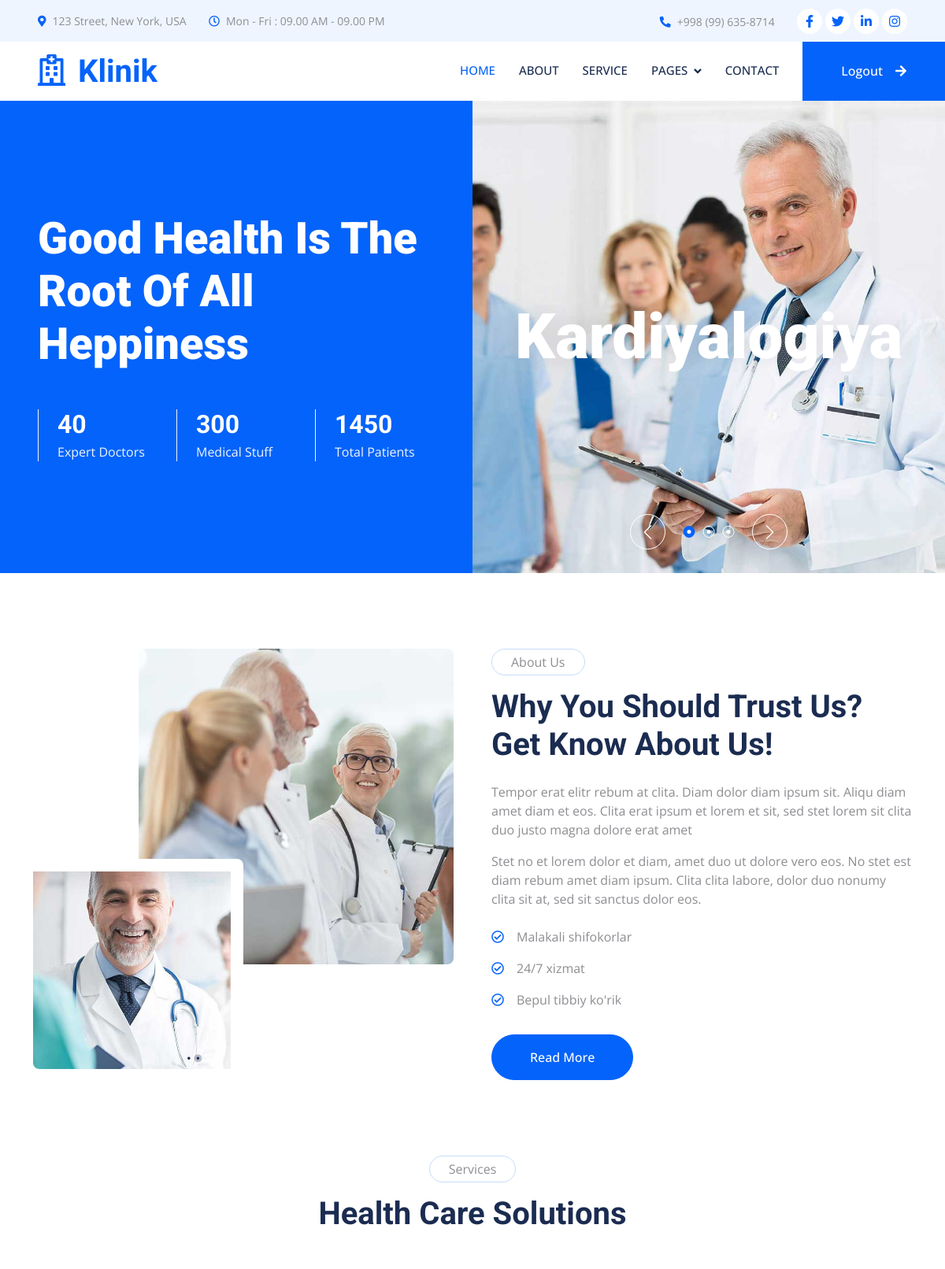
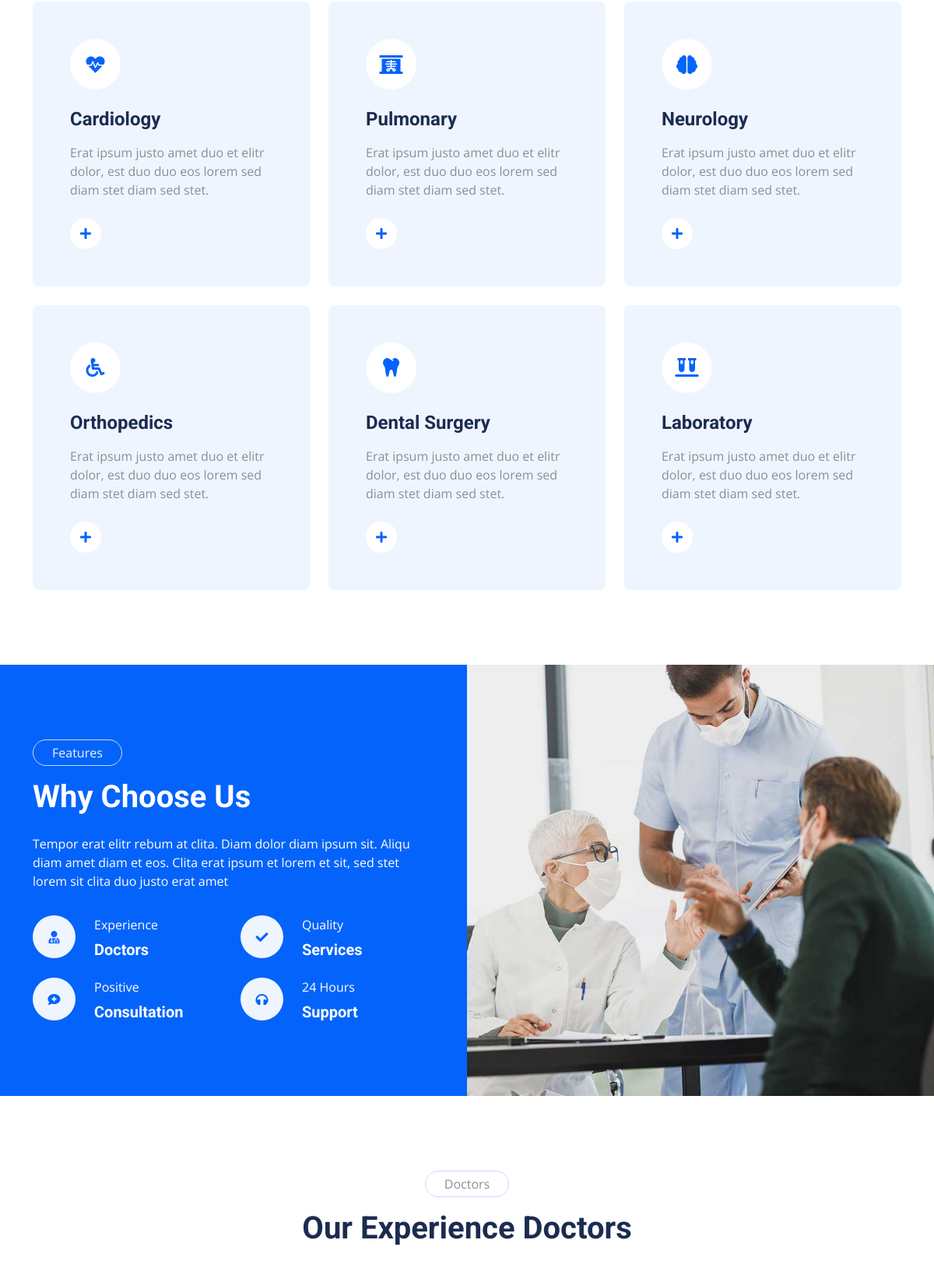
The app's page / (signed in, upper part) with its own data (2 pictures, top to bottom).
### home/models.py (models this page shows, shortened)
class Statics(models.Model):
    expert_doctors = models.PositiveIntegerField()
    medical_stuff = models.PositiveIntegerField()
    patients = models.PositiveIntegerField()

class Album_home(models.Model): #bajarildi
    image_name = models.CharField(max_length=78)
    image = models.ImageField(upload_to='home_album/images/')

class About_Us(models.Model):
    text = models.TextField()

class Services(models.Model):
    icon = models.CharField(max_length=50)
    title = models.CharField(max_length=100)
    about = models.TextField()
    more = models.URLField(blank=True, null=True)

class Features(models.Model):
    icon = models.CharField(max_length=45)
    title = models.CharField(max_length=120)
    name = models.CharField(max_length=120)

### home/views.py (the view, shortened to what this page needs)
# urls.py: 2. Add a URL to urlpatterns:  path('', views.home, name='home')
def home(request):  # Asosiy page uchun
    if request.user.is_authenticated:
        data = {
            "Statics": Statics.objects.all(),
            "albums": Album_home.objects.all(),
            "about_us": About_Us.objects.all(),
            "services": Services.objects.all(),
            "features": Features.objects.all(),
            'teams': Doctors.objects.all(),
            "testimonials": Testimonial.objects.all()
        }
        return render(request, "index.html", data)
    else:
        return redirect("/login/")

### Templates/index.html (shortened to what this page needs)
<!DOCTYPE html>
{% load static %}
<html lang="en">
<head>
    <link href="https://cdnjs.cloudflare.com/ajax/libs/font-awesome/5.10.0/css/all.min.css" rel="stylesheet">
    <link href="https://cdn.jsdelivr.net/npm/bootstrap-icons@1.4.1/font/bootstrap-icons.css" rel="stylesheet">
    <link href="{% static 'lib/animate/animate.min.css' %}" rel="stylesheet">
    <link href="{% static 'lib/owlcarousel/assets/owl.carousel.min.css' %}" rel="stylesheet">
    <link href="{% static 'lib/tempusdominus/css/tempusdominus-bootstrap-4.min.css' %}" rel="stylesheet" />
    <link href="{% static 'css/bootstrap.min.css' %}" rel="stylesheet">
    <link href="{% static 'css/style.css' %}" rel="stylesheet">
</head>
<body>
    <div class="container-fluid bg-light p-0 wow fadeIn" data-wow-delay="0.1s">
        <div class="row gx-0 d-none d-lg-flex">
            <div class="col-lg-7 px-5 text-start">
                <div class="h-100 d-inline-flex align-items-center py-3 me-4">
                    <small class="fa fa-map-marker-alt text-primary me-2"></small>
                    <small>123 Street, New York, USA</small>
                </div>
                <div class="h-100 d-inline-flex align-items-center py-3">
                    <small class="far fa-clock text-primary me-2"></small>
                    <small>Mon - Fri : 09.00 AM - 09.00 PM</small>
                </div>
            </div>
            <div class="col-lg-5 px-5 text-end">
                <div class="h-100 d-inline-flex align-items-center py-3 me-4">
                    <small class="fa fa-phone-alt text-primary me-2"></small>
                    <small>+998 (99) 635-8714</small>
                </div>
                <div class="h-100 d-inline-flex align-items-center">
                    <a class="btn btn-sm-square rounded-circle bg-white text-primary me-1" href="https://www.facebook.com/asadbekabdubannopov1"><i class="fab fa-facebook-f"></i></a>
                    <a class="btn btn-sm-square rounded-circle bg-white text-primary me-1" href="https://twitter.com/ituzbot"><i class="fab fa-twitter"></i></a>
                    <a class="btn btn-sm-square rounded-circle bg-white text-primary me-1" href="https://www.linkedin.com/in/asadbek-abdubannopov-86081927b/"><i class="fab fa-linkedin-in"></i></a>
                    <a class="btn btn-sm-square rounded-circle bg-white text-primary me-0" href="https://www.instagram.com/__asadbek_7/"><i class="fab fa-instagram"></i></a>
                </div>
            </div>
        </div>
    </div>
    <nav class="navbar navbar-expand-lg bg-white navbar-light sticky-top p-0 wow fadeIn" data-wow-delay="0.1s">
        <a href="index.html" class="navbar-brand d-flex align-items-center px-4 px-lg-5">
            <h1 class="m-0 text-primary"><i class="far fa-hospital me-3"></i>Klinik</h1>
        </a>
        <div class="collapse navbar-collapse" id="navbarCollapse">
            <div class="navbar-nav ms-auto p-4 p-lg-0">
                <a href="{% url 'home' %}" class="nav-item nav-link active">Home</a>
                <a href="{% url 'about' %}" class="nav-item nav-link">About</a>
                <a href="{% url 'service' %}" class="nav-item nav-link">Service</a>
                <div class="nav-item dropdown">
                    <a href="#" class="nav-link dropdown-toggle" data-bs-toggle="dropdown">Pages</a>
                </div>
                <a href="{% url 'contact' %}" class="nav-item nav-link">Contact</a>
            </div>
            {% if user.is_authenticated%}
            <a href="{% url 'logout' %}" class="btn btn-primary rounded-0 py-4 px-lg-5 d-none d-lg-block">Logout<i class="fa fa-arrow-right ms-3"></i></a>
            {% else %}
            <a href="{% url 'login' %}" class="btn btn-primary rounded-0 py-4 px-lg-5 d-none d-lg-block">Login<i class="fa fa-arrow-right ms-3"></i></a>
            {% endif %}
        </div>
    </nav>
    <div class="container-fluid header bg-primary p-0 mb-5">
        <div class="row g-0 align-items-center flex-column-reverse flex-lg-row">
            <div class="col-lg-6 p-5 wow fadeIn" data-wow-delay="0.1s">
                <h1 class="display-4 text-white mb-5">Good Health Is The Root Of All Heppiness</h1>
                <div class="row g-4">
                    {% for statics in Statics %}
                    <div class="col-sm-4">
                        <div class="border-start border-light ps-4">
                            <h2 class="text-white mb-1" data-toggle="counter-up">{{statics.expert_doctors}}</h2>
                            <p class="text-light mb-0">Expert Doctors</p>
                        </div>
                    </div>
                    <div class="col-sm-4">
                        <div class="border-start border-light ps-4">
                            <h2 class="text-white mb-1" data-toggle="counter-up">{{statics.medical_stuff}}</h2>
                            <p class="text-light mb-0">Medical Stuff</p>
                        </div>
                    </div>
                    <div class="col-sm-4">
                        <div class="border-start border-light ps-4">
                            <h2 class="text-white mb-1" data-toggle="counter-up">{{statics.patients}}</h2>
                            <p class="text-light mb-0">Total Patients</p>
                        </div>
                    </div>
                    {% endfor %}
                </div>
            </div>
            <div class="col-lg-6 wow fadeIn" data-wow-delay="0.5s">
                <div class="owl-carousel header-carousel">
                    {% for album in albums %}
                    <div class="owl-carousel-item position-relative">
                        <img class="img-fluid" src="{{album.image.url}}" alt="">
                        <div class="owl-carousel-text">
                            <h1 class="display-1 text-white mb-0">{{album.image_name}}</h1>
                        </div>
                    </div>
                    {% endfor %}
                </div>
            </div>
        </div>
    </div>
    <div class="container-xxl py-5">
        <div class="container">
            <div class="row g-5">
                <div class="col-lg-6 wow fadeIn" data-wow-delay="0.1s">
                    <div class="d-flex flex-column">
                        <img class="img-fluid rounded w-75 align-self-end" src="{% static 'img/about-1.jpg' %}" alt="">
                        <img class="img-fluid rounded w-50 bg-white pt-3 pe-3" src="{% static 'img/about-2.jpg' %}" alt="" style="margin-top: -25%;">
                    </div>
                </div>
                <div class="col-lg-6 wow fadeIn" data-wow-delay="0.5s">
                    <p class="d-inline-block border rounded-pill py-1 px-4">About Us</p>
                    <h1 class="mb-4">Why You Should Trust Us? Get Know About Us!</h1>
                    <p>Tempor erat elitr rebum at clita. Diam dolor diam ipsum sit. Aliqu diam amet diam et eos. Clita erat ipsum et lorem et sit, sed stet lorem sit clita duo justo magna dolore erat amet</p>
                    <p class="mb-4">Stet no et lorem dolor et diam, amet duo ut dolore vero eos. No stet est diam rebum amet diam ipsum. Clita clita labore, dolor duo nonumy clita sit at, sed sit sanctus dolor eos.</p>
                    {% for about in about_us %}
                    <p><i class="far fa-check-circle text-primary me-3"></i>{{about.text}}</p>
                    {% endfor %}
                    <a class="btn btn-primary rounded-pill py-3 px-5 mt-3" href="">Read More</a>
                </div>
            </div>
        </div>
    </div>
    <div class="container-xxl py-5">
        <div class="container">
            <div class="text-center mx-auto mb-5 wow fadeInUp" data-wow-delay="0.1s" style="max-width: 600px;">
                <p class="d-inline-block border rounded-pill py-1 px-4">Services</p>
                <h1>Health Care Solutions</h1>
            </div>
            <div class="row g-4">
                {% for service in services %}
                <div class="col-lg-4 col-md-6 wow fadeInUp" data-wow-delay="0.1s">
                    <div class="service-item bg-light rounded h-100 p-5">
                        <div class="d-inline-flex align-items-center justify-content-center bg-white rounded-circle mb-4" style="width: 65px; height: 65px;">
                            <i class="fa {{service.icon}} text-primary fs-4"></i>
                        </div>
                        <h4 class="mb-3">{{service.title}}</h4>
                        <p class="mb-4">{{service.about}}</p>
                        <a class="btn" href="{{service.more}}"><i class="fa fa-plus text-primary me-3"></i>Read More</a>
                    </div>
                </div>
                {% endfor %}
            </div>
        </div>
    </div>
    <div class="container-fluid bg-primary overflow-hidden my-5 px-lg-0">
        <div class="container feature px-lg-0">
            <div class="row g-0 mx-lg-0">
                <div class="col-lg-6 feature-text py-5 wow fadeIn" data-wow-delay="0.1s">
                    <div class="p-lg-5 ps-lg-0">
                        <p class="d-inline-block border rounded-pill text-light py-1 px-4">Features</p>
                        <h1 class="text-white mb-4">Why Choose Us</h1>
                        <p class="text-white mb-4 pb-2">Tempor erat elitr rebum at clita. Diam dolor diam ipsum sit. Aliqu diam amet diam et eos. Clita erat ipsum et lorem et sit, sed stet lorem sit clita duo justo erat amet</p>
                        <div class="row g-4">
                            {% for feature in features %}
                            <div class="col-6">
                                <div class="d-flex align-items-center">
                                    <div class="d-flex flex-shrink-0 align-items-center justify-content-center rounded-circle bg-light" style="width: 55px; height: 55px;">
                                        <i class="fa {{feature.icon}} text-primary"></i>
                                    </div>
                                    <div class="ms-4">
                                        <p class="text-white mb-2">{{feature.title}}</p>
                                        <h5 class="text-white mb-0">{{feature.name}}</h5>
                                    </div>
                                </div>
                            </div>
                            {% endfor %}
                        </div>
                    </div>
                </div>
                <div class="col-lg-6 pe-lg-0 wow fadeIn" data-wow-delay="0.5s" style="min-height: 400px;">
                    <div class="position-relative h-100">
                        <img class="position-absolute img-fluid w-100 h-100" src="{% static 'img/feature.jpg' %}" style="object-fit: cover;" alt="">
                    </div>
                </div>
            </div>
        </div>
    </div>
    <div class="container-xxl py-5">
        <div class="container">
            <div class="text-center mx-auto mb-5 wow fadeInUp" data-wow-delay="0.1s" style="max-width: 600px;">
                <p class="d-inline-block border rounded-pill py-1 px-4">Doctors</p>
                <h1>Our Experience Doctors</h1>
            </div>
            <div class="row g-4">
            </div>
        </div>
    </div>
</body>
</html>

### static/css/style.css (style rules this page uses)
:root { --primary: #0463FA; --light: #EFF5FF; --dark: #1B2C51; }
.btn { font-weight: 500; transition: .5s; }
.btn.btn-primary, .btn.btn-secondary { color: #FFFFFF; }
.btn-sm-square { width: 32px; height: 32px; }
.btn-square, .btn-sm-square, .btn-lg-square { padding: 0; display: flex; align-items: center; justify-content: center; font-weight: normal; }
.navbar .dropdown-toggle::after { border: none; content: "\f107"; font-family: "Font Awesome 5 Free"; font-weight: 900; vertical-align: middle; margin-left: 8px; }
.navbar .navbar-nav .nav-link { margin-right: 30px; padding: 25px 0; color: #FFFFFF; font-size: 15px; font-weight: 500; text-transform: uppercase; outline: none; }
.navbar .navbar-nav .nav-link:hover, .navbar .navbar-nav .nav-link.active { color: var(--primary); }
.navbar .navbar-brand, .navbar a.btn { height: 75px; }
.navbar .navbar-nav .nav-link { color: var(--dark); font-weight: 500; }
.navbar.sticky-top { top: -100px; transition: .5s; }
.header-carousel .owl-carousel-text { position: absolute; width: 100%; height: 100%; padding: 3rem; top: 0; left: 0; display: flex; align-items: center; justify-content: center; text-shadow: 0 0 30px rgba(0, 0, 0, .1); }
.service-item { transition: .5s; }
.service-item .btn { width: 40px; height: 40px; display: inline-flex; align-items: center; background: #FFFFFF; border-radius: 40px; white-space: nowrap; overflow: hidden; transition: .5s; }
@media (min-width: 992px) { .container.feature { max-width: 100% !important; } }
@media (min-width: 992px) { .feature-text { padding-left: calc(((100% - 960px) / 2) + .75rem); } }
@media (min-width: 1200px) { .feature-text { padding-left: calc(((100% - 1140px) / 2) + .75rem); } }

### records on screen
Statics: expert_doctors "40", medical_stuff "300", patients "1450"
Album_home: image (picture), image_name "Kardiyalogiya"
About_Us: text "Malakali shifokorlar"
About_Us: text "24/7 xizmat"
About_Us: text "Bepul tibbiy ko'rik"
Services: title "Cardiology", about "Erat ipsum justo amet duo et elitr dolor, est duo duo eos lorem sed diam stet diam sed stet."
Services: title "Pulmonary", about "Erat ipsum justo amet duo et elitr dolor, est duo duo eos lorem sed diam stet diam sed stet."
Services: title "Neurology", about "Erat ipsum justo amet duo et elitr dolor, est duo duo eos lorem sed diam stet diam sed stet."
Services: title "Orthopedics", about "Erat ipsum justo amet duo et elitr dolor, est duo duo eos lorem sed diam stet diam sed stet."
Services: title "Dental Surgery", about "Erat ipsum justo amet duo et elitr dolor, est duo duo eos lorem sed diam stet diam sed stet."
Services: title "Laboratory", about "Erat ipsum justo amet duo et elitr dolor, est duo duo eos lorem sed diam stet diam sed stet."
Features: title "Experience", name "Doctors"
Features: title "Quality", name "Services"
Features: title "Positive", name "Consultation"
Features: title "24 Hours", name "Support"
